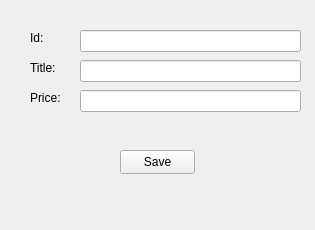
<?xml version="1.0" encoding="UTF-8"?>
<ui version="4.0">
 <class>Form</class>
 <widget class="QWidget" name="Form">
  <property name="geometry">
   <rect>
    <x>0</x>
    <y>0</y>
    <width>315</width>
    <height>230</height>
   </rect>
  </property>
  <property name="windowTitle">
   <string>Detail</string>
  </property>
  <widget class="QLabel" name="label">
   <property name="geometry">
    <rect>
     <x>30</x>
     <y>30</y>
     <width>49</width>
     <height>16</height>
    </rect>
   </property>
   <property name="text">
    <string>Id: </string>
   </property>
  </widget>
  <widget class="QLineEdit" name="idLineEdit">
   <property name="geometry">
    <rect>
     <x>80</x>
     <y>30</y>
     <width>221</width>
     <height>22</height>
    </rect>
   </property>
  </widget>
  <widget class="QLineEdit" name="titleLineEdit">
   <property name="geometry">
    <rect>
     <x>80</x>
     <y>60</y>
     <width>221</width>
     <height>22</height>
    </rect>
   </property>
  </widget>
  <widget class="QLabel" name="label_2">
   <property name="geometry">
    <rect>
     <x>30</x>
     <y>60</y>
     <width>49</width>
     <height>16</height>
    </rect>
   </property>
   <property name="text">
    <string>Title:</string>
   </property>
  </widget>
  <widget class="QLineEdit" name="priceLineEdit">
   <property name="geometry">
    <rect>
     <x>80</x>
     <y>90</y>
     <width>221</width>
     <height>22</height>
    </rect>
   </property>
  </widget>
  <widget class="QLabel" name="label_3">
   <property name="geometry">
    <rect>
     <x>30</x>
     <y>90</y>
     <width>49</width>
     <height>16</height>
    </rect>
   </property>
   <property name="text">
    <string>Price:</string>
   </property>
  </widget>
  <widget class="QPushButton" name="pushButton">
   <property name="geometry">
    <rect>
     <x>120</x>
     <y>150</y>
     <width>75</width>
     <height>24</height>
    </rect>
   </property>
   <property name="text">
    <string>Save</string>
   </property>
  </widget>
 </widget>
 <resources/>
 <connections/>
</ui>
